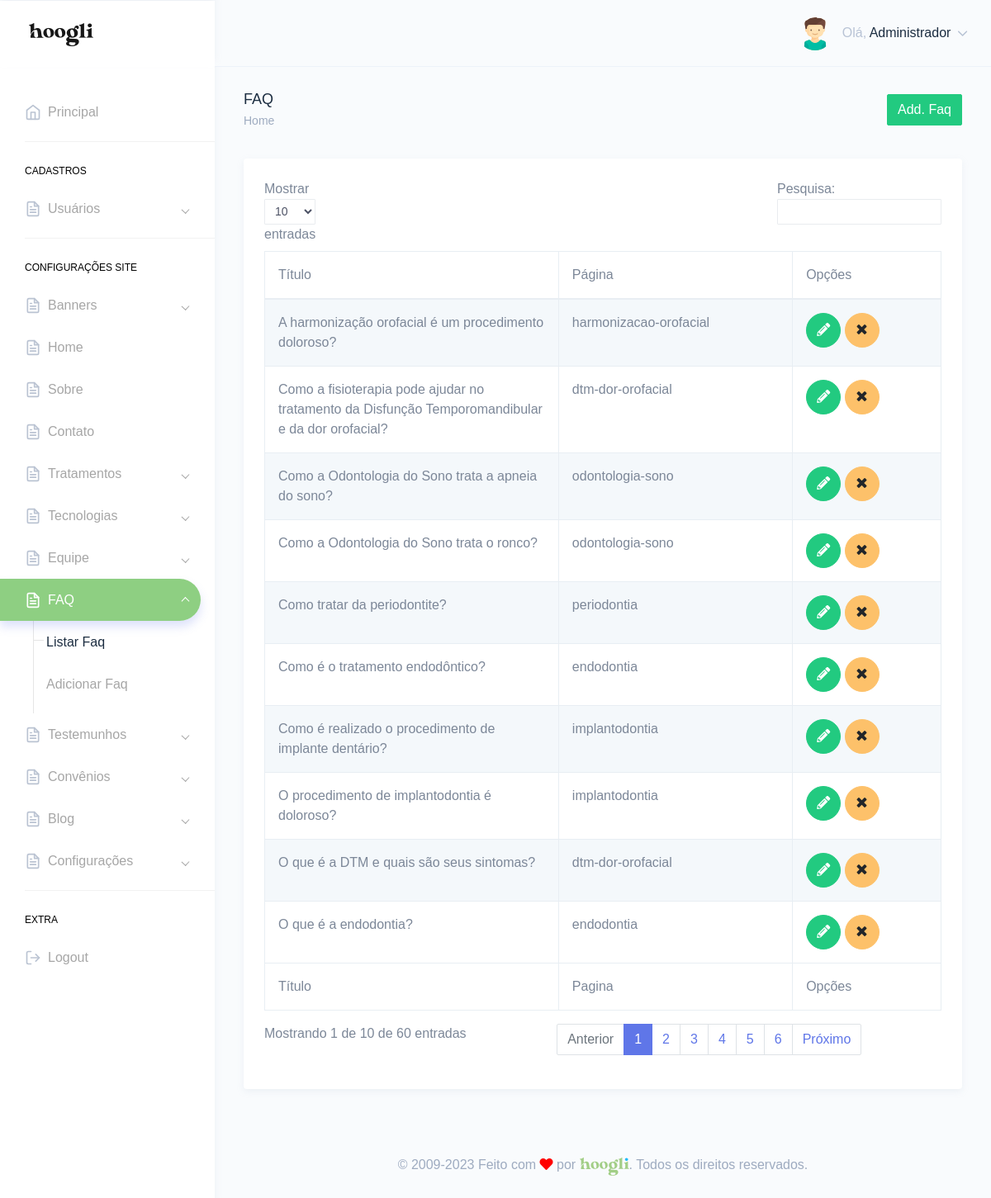
Screenshot of /painel/faqs.php (signed in) with the database file from the repository.
### tables this page shows
CREATE TABLE `tbl_usuarios` (
  `id` int NOT NULL,
  `nome` varchar(250) DEFAULT NULL,
  `email` varchar(250) DEFAULT NULL,
  `telefone` varchar(250) DEFAULT NULL,
  `endereco` varchar(250) DEFAULT NULL,
  `cpf` varchar(100) DEFAULT NULL,
  `login` varchar(100) DEFAULT NULL,
  `senha` varchar(100) DEFAULT NULL,
  `foto` varchar(250) DEFAULT NULL,
  `id_cargo` int DEFAULT NULL,
  `sexo` varchar(2) DEFAULT NULL,
  `perm_cad_usuario` varchar(2) DEFAULT NULL,
  `perm_relatorio` varchar(2) DEFAULT NULL,
  `perm_add_usuario` varchar(2) DEFAULT NULL,
  `perm_edit_usuario` varchar(2) DEFAULT NULL,
  `perm_del_usuario` varchar(2) DEFAULT NULL,
  `perm_cad_contato` varchar(2) DEFAULT NULL,
  `perm_edit_contato` varchar(2) DEFAULT NULL,
  `perm_del_contato` varchar(2) DEFAULT NULL,
  `perm_edit_contato_nf` varchar(3) DEFAULT NULL,
  `perm_pag_principal_rm` varchar(2) DEFAULT NULL,
  `perm_pag_principal_uc` varchar(2) DEFAULT NULL,
  `admin_geral` varchar(2) DEFAULT NULL,
  `data_frase` date DEFAULT NULL,
  `id_frase` int DEFAULT NULL,
  `frase_lida` varchar(2) DEFAULT NULL
);

CREATE TABLE `tbl_faq` (
  `id` bigint NOT NULL,
  `titulo` varchar(1000) NOT NULL,
  `descricao` text NOT NULL,
  `status` varchar(3) DEFAULT NULL,
  `foto` varchar(250) DEFAULT NULL,
  `id_servico` text
);

### Connection/con-pdo.php (called while the page is built, shortened)
<?php
$conInstanciada = '';
if(empty($conInstanciada)) {
	class Conexao {
		private static $pdo;
		public static function getInstance() {
		if (!isset(self::$pdo)) {
		 try {
		  $opcoes = array(PDO::MYSQL_ATTR_INIT_COMMAND => 'SET NAMES utf8', PDO::ATTR_PERSISTENT => TRUE);
		  self::$pdo = new PDO("mysql:host=" . HOST . "; dbname=" . DBNAME . "; charset=" . CHARSET . ";", USER, PASSWORD, $opcoes);
		  self::$pdo->setAttribute(PDO::ATTR_ERRMODE, PDO::ERRMODE_EXCEPTION);
		 } catch (PDOException $e) {
		  print "Erro: " . $e->getMessage();
		 }
		}
		return self::$pdo;
		}
	}
}

### Class/acesso.class.php (called while the page is built, shortened)
<?php
$AcessoInstanciada = '';
if(empty($AcessoInstanciada)) {
	if(file_exists('Connection/conexao.php')) {
		require_once('Connection/con-pdo.php');
		require_once('Class/funcoes.php');
	} else {
		require_once('../Connection/con-pdo.php');
		require_once('../Class/funcoes.php');
	}
	class Acesso {
		private $pdo = null;
		private static $Acesso = null;
		private function __construct($conexao){
			$this->pdo = $conexao;
		}
		public static function getInstance($conexao){
			if (!isset(self::$Acesso)):
				self::$Acesso = new Acesso($conexao);
			endif;
			return self::$Acesso;
		}
		function rsDados($id='', $idCargo='', $orderBy='', $limite='') {
			$sqlLimite = '';
			$sqlOrdem = '';
			$sql = '';
			$nCampos = 0;
			if(!empty($id)) {
				$sql .= " and id = ?";
				$nCampos++;
				$campo[$nCampos] = $id;
			}
			try{
				$sql = "SELECT * FROM tbl_usuarios where 1=1 $sql $sqlOrdem $sqlLimite";
				$stm = $this->pdo->prepare($sql);
				for($i=1; $i<=$nCampos; $i++) {
					$stm->bindValue($i, $campo[$i]);
				}
				$stm->execute();
				$rsDados = $stm->fetchAll(PDO::FETCH_OBJ);
				if($id <> '' or $limite == 1) {
					return($rsDados[0]);
				} else {
					return($rsDados);
				}
			} catch(PDOException $erro){
				echo $erro->getMessage();
			}
		}
	}
}

### painel/verifica.php (called while the page is built, shortened)
<?php
include "../Class/acesso.class.php";
$verificaRestrito = Acesso::getInstance(Conexao::getInstance());
include "../Class/faqs.class.php";
$faqs = Faqs::getInstance(Conexao::getInstance());
$verificaRestrito->restritoAdmin();
$dadosUsuarioLogado = $verificaRestrito->rsDados($_SESSION['dadosLogado']->id);
?>

### Class/funcoes.php (called while the page is built, shortened)
<?php
  function icone_genero($genero) {
    switch ($genero) {
      case "M": return "assets/images/avatars/boy.svg"; break;
    }
  }
?>

### Class/faqs.class.php (called while the page is built, shortened)
<?php
$FaqsInstanciada = '';
if(empty($FaqsInstanciada)) {
	if(file_exists('Connection/conexao.php')) {
		require_once('Connection/con-pdo.php');
		require_once('Class/funcoes.php');
	} else {
		require_once('../Connection/con-pdo.php');
		require_once('../Class/funcoes.php');
	}
	class Faqs {
		private $pdo = null;
		private static $Faqs = null;
		private function __construct($conexao){
			$this->pdo = $conexao;
		}
		public static function getInstance($conexao){
			if (!isset(self::$Faqs)):
				self::$Faqs = new Faqs($conexao);
			endif;
			return self::$Faqs;
		}
		function rsDados($id='', $orderBy='', $limite='', $idServico='') {
			$nCampos = 0;
			$sql = '';
			$sqlOrdem = '';
			$sqlLimite = '';
			try{
				$sql = "SELECT * FROM tbl_faq where 1=1 $sql $sqlOrdem $sqlLimite";
				$stm = $this->pdo->prepare($sql);
				for($i=1; $i<=$nCampos; $i++) {
					$stm->bindValue($i, $campo[$i]);
				}
				$stm->execute();
				$rsDados = $stm->fetchAll(PDO::FETCH_OBJ);
				if($id <> '' or $limite == 1) {
					return($rsDados[0]);
				} else {
					return($rsDados);
				}
			} catch(PDOException $erro){
				echo $erro->getMessage();
			}
		}
	}
}

### painel/faqs.php (the view, shortened to what this page needs)
<?php include "verifica.php";
$puxaFaqs = $faqs->rsDados();
?>
<!DOCTYPE html>
<html dir="ltr" lang="pt-br">
<head>
    <link href="dist/css/style.min.css" rel="stylesheet">
</head>
<body>
    <div id="main-wrapper" data-theme="light" data-layout="vertical" data-navbarbg="skin6" data-sidebartype="full" data-sidebar-position="fixed" data-header-position="fixed" data-boxed-layout="full">
      <?php include "header.php";?>
       <?php include "inc-menu-lateral.php";?>
        <div class="page-wrapper">
            <div class="page-breadcrumb">
                <div class="row">
                    <div class="col-7 align-self-center">
                        <h4 class="page-title text-truncate text-dark font-weight-medium mb-1">FAQ</h4>
                        <div class="d-flex align-items-center">
                            <nav aria-label="breadcrumb">
                                <ol class="breadcrumb m-0 p-0">
                                    <li class="breadcrumb-item"><a href="." class="text-muted">Home</a></li>
                                </ol>
                            </nav>
                        </div>
                    </div>
                    <div class="col-5 align-self-center">
                        <a href="add-faq.php" class="btn btn-success float-right">Add. Faq</a>
                    </div>
                </div>
            </div>
            <div class="container-fluid">
                <div class="row">
                    <div class="col-12">
                        <div class="card">
                            <div class="card-body">
                                <div class="table-responsive">
                                    <table id="zero_config" class="table table-striped table-bordered no-wrap">
                                        <thead>
                                            <tr>
                                                <th>Título</th>
                                                <th>Página</th>
                                                <th>Opções</th>
                                            </tr>
                                        </thead>
                                        <tbody>
                                            <?php
                                            if(count($puxaFaqs) > 0){
                                            foreach($puxaFaqs as $faq){?>
                                            <tr>
                                                <td><?php echo $faq->titulo;?></td>
                                                <td><?php echo $faq->id_servico;?></td>
                                                <td>
                                                    <a href="editar-faq.php?id=<?php echo $faq->id;?>" class="btn btn-success btn-circle"><i class="fas fa-pencil-alt"></i></a>
                                                    <a href="faqs.php?id=<?php echo $faq->id;?>&acao=excluirFaq" class="btn btn-warning btn-circle"><i class="fa fa-times"></i></a>
                                                </td>
                                            </tr>
                                            <?php } }?>
                                        </tbody>
                                        <tfoot>
                                            <tr>
                                                <th>Título</th>
                                                <th>Pagina</th>
                                                <th>Opções</th>
                                            </tr>
                                        </tfoot>
                                    </table>
                                </div>
                            </div>
                        </div>
                    </div>
                </div>
            </div>
        <?php include "footer.php";?>
        </div>
    </div>
</body>
</html>

### painel/header.php (shortened to what this page needs)
<header class="topbar" data-navbarbg="skin6">
            <nav class="navbar top-navbar navbar-expand-md">
                <div class="navbar-header" data-logobg="skin6">
                    <div class="navbar-brand">
                        <a href=".">
                            <span class="logo-text">
                                <img src="assets/images/hoogli_logo.png" alt="homepage" class="dark-logo" />
                            </span>
                        </a>
                    </div>
                </div>
                <div class="navbar-collapse collapse" id="navbarSupportedContent">
                    <ul class="navbar-nav float-right">
                        <li class="nav-item dropdown">
                            <a class="nav-link dropdown-toggle" href="javascript:void(0)" data-toggle="dropdown"
                                aria-haspopup="true" aria-expanded="false">
                                <?php if(!empty($dadosUsuarioLogado->foto)){?>
                                <img src="../img/<?php echo $dadosUsuarioLogado->foto;?>" alt="<?php echo $dadosUsuarioLogado->nome;?>" class="rounded-circle" width="40">
                                <?php }else{?>
                                <img src="<?php echo icone_genero($dadosUsuarioLogado->sexo);?>" alt="<?php echo $dadosUsuarioLogado->nome;?>" class="rounded-circle" width="40">
                                <?php }?>
                                <span class="ml-2 d-none d-lg-inline-block"><span>Olá,</span> <span
                                        class="text-dark"><?php echo $dadosUsuarioLogado->nome;?></span> <i data-feather="chevron-down"
                                        class="svg-icon"></i></span>
                            </a>
                        </li>
                    </ul>
                </div>
            </nav>
        </header>

### rows the page displays
tbl_usuarios: nome "Administrador"
tbl_faq: titulo "O que é a DTM e quais são seus sintomas?", id_servico "dtm-dor-orofacial"
tbl_faq: titulo "Como a fisioterapia pode ajudar no tratamento da Disfunção Temporomandibular e da dor orofacial?", id_servico "dtm-dor-orofacial"
tbl_faq: titulo "A harmonização orofacial é um procedimento doloroso?", id_servico "harmonizacao-orofacial"
tbl_faq: titulo "O que é a endodontia?", id_servico "endodontia"
tbl_faq: titulo "Como é o tratamento endodôntico?", id_servico "endodontia"
tbl_faq: titulo "Como é realizado o procedimento de implante dentário?", id_servico "implantodontia"
tbl_faq: titulo "O procedimento de implantodontia é doloroso?", id_servico "implantodontia"
tbl_faq: titulo "Como tratar da periodontite?", id_servico "periodontia"
tbl_faq: titulo "Como a Odontologia do Sono trata a apneia do sono?", id_servico "odontologia-sono"
tbl_faq: titulo "Como a Odontologia do Sono trata o ronco?", id_servico "odontologia-sono"
